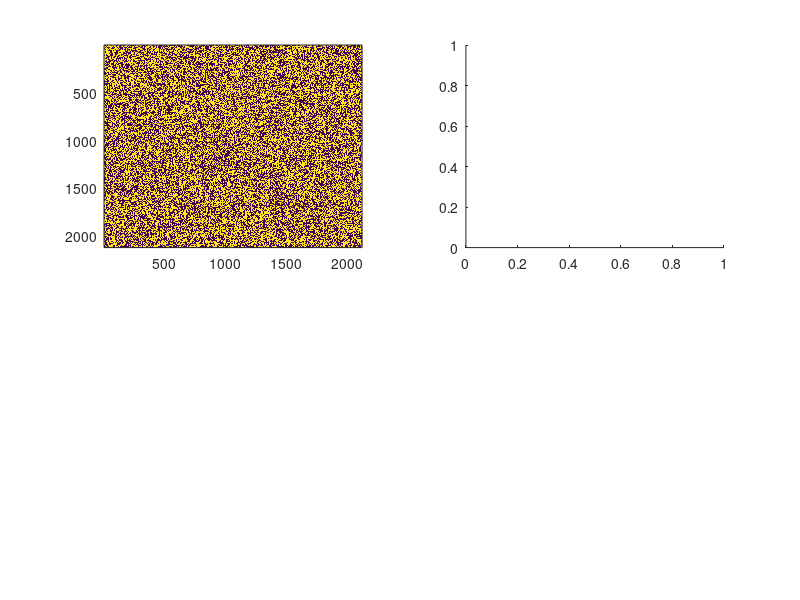

MATLAB code for this plot: (Note: this script raises an error after producing the figure.)
%%

tmax=500;
tol1=1/10;
amax=1;
%%
Rd=10;
R=ceil(Rd+tmax*(amax+tol1+1));
t0=1;
%%
tota=0.1;
aseq=-amax:tota:amax;
[ax ay]=ndgrid(aseq,aseq);
% as=[ax(:) ay(:)];
as=cat(3,ax,ay);
[a1,a2]=size(ax);

dsetx0=R-Rd+1:R+Rd;
dsety0=dsetx0;
dsetmin=min(dsetx0);
dsetmax=max(dsetx0);

[abx ]=ndgrid([dsetmin dsetmax]);
% ab=cat(3,abx,aby);
% ab=shiftdim(reshape(ab,[],2)',-2);
ab=shiftdim(abx,-3);
[uabx ]=ndgrid([-1 1]);
% uab=cat(3,uabx,uaby);
% uab=shiftdim(reshape(uab,[],2)',-2);
uab=shiftdim(uabx,-3);
% ep=reshape(200*tol1);
%%
S_pop=zeros(2*R,2*R);
S_input=zeros(2*R,2*R);
S_defect=zeros(2*R,2*R);
S_defect(dsetx0,dsety0)=1;
maxLEA=zeros(a1,a2);
% S_defect=2*R
l1=2*R;
l2=2*R;
xset=1:l1;
yset=1:l2;
S_pop=rand(size(S_pop))<0.5;
figure(4)
subplot(2,2,1);
f1i=imagesc(S_pop);
subplot(2,2,2)
f2i=imagesc(maxLEa);
subplot(2,2,3)
f3i=imagesc(S_pop);
r=importrule({'B012/S1256'});
rulecurr=[r{1},r{2}];
t=t0;
preallocate

LLEA=[];

while t<=tmax
xsetn=xset(2:end-1);
ysetn=yset(2:end-1);
xshift=xsetn(1)-1;
yshift=ysetn(1)-1;
% S_input=conv2(single(S_pop(xset,yset)),FIR.S_input,'valid');
% S_pop=rulecurr(S_input(xsetn,ysetn)+1);
S_pop_old=S_pop;
S_input_old=S_input;
S_input=conv2(single(S_pop_old),FIR.S_input,'valid');
S_pop=rulecurr(S_input+1);

% S_defect=conv2(single(S_defect),FIR.S_input,'valid');


S_popND=cat(3,ones(size(S_pop_old))*2,findneighbor(S_pop_old,neighbor.S_pop));
% S_popND=S_popND(2:end-1,2:end-1,:);
siz=size(change);
rows=repmat(padarray(S_input,[1 1],0,'both'),1,1,9)+1;
cols=S_popND+1;
id=sub2ind(siz,rows,cols);
S_change=change(id);
S_defectND=cat(3,S_defect,findneighbor(S_defect,neighbor.S_pop));
S_defect=sum(S_change.*S_defectND,3);
S_defect=S_defect(2:end-1,2:end-1);


%     % S_change=bsxfun(@(sinput,state) change(sinput+1,state+1),S_input,S_popND);
% S_popND=S_popND(2:end-1,2:end-1);
% change0(xsetn,ysetn)=rulecurr(S_input(xsetn,ysetn)+1)~=rulecurr(max(S_input(xsetn,ysetn),1));
% change1(xsetn,ysetn)=rulecurr(S_input(xsetn,ysetn)+1)~=rulecurr(min(S_input(xsetn,ysetn)+2,18));
% change01=cat(4,change0,change1);
% %   cchange=rulecurr(S_input+1)~=rulecurr(mod(S_input+9,18)+1);
%     
%     cchange=rulecurr(1:elenum.S_input)~=rulecurr(mod((0:elenum.S_input-1)+9,18)+1);
%     S_popNDV(xsetn,ysetn,:,:)=bsxfun(@eq,S_popND(xsetn,ysetn,:),reshape(0:1,1,1,1,2));
%     S_change(xsetn,ysetn,:)=sum(bsxfun(@times,S_popNDV(xsetn,ysetn,:,:),change01(xsetn,ysetn,:,:)),4);
%     S_defectND(xset,yset,:)=findneighbor(S_defect(xset,yset),neighbor.S_pop);
%     S_defect(xsetn,ysetn,:)=sum(cat(3,cchange(S_input(xsetn,ysetn)+1),S_change(xsetn,ysetn,:)).*cat(3,S_defect(xsetn,ysetn),S_defectND(xsetn,ysetn,:)),3);
%     tic
%     S_pop(xsetn,ysetn)=rulecurr(S_input(xsetn,ysetn)+1);
%     t1=toc;
%     tic
%     a=S_input(xsetn,ysetn);
%     b=rulecurr(a+1);
%     toc-t1
% S_pop=rulecurr(S_input+1);
acone=bsxfun(@plus,bsxfun(@plus,as*t,ab),uab*floor(tol1*t));
squeeze(acone(11,11,:,:))
c1=ceil(acone(:,:,1,1));
c2=floor(acone(:,:,1,2));
c3=ceil(acone(:,:,2,1));
c4=floor(acone(:,:,2,2));
LEA=arrayfun(@(a,b,c,d) makezero(log2(sum(reshape(S_defect((a:b)-xshift,(c:d)-yshift),1,[]))))/t,c1,c2,c3,c4);
maxLEA=max(maxLEA,LEA);
t=t+1;
xset=xsetn;
yset=ysetn;
disp(sprintf('t=%d',t))
LLEA=[LLEA;LEA(:)'];
set(f1i,'CData',S_defect>0);
set(f2i,'CData',LEA);
% set(f3i,'CData',sum(S_change,3));
% 
drawnow
pause(0.02)
% universe_act=universe(xset,yset);
end
%%
figure(5)
maxLEA=reshape(max(LLEA,[],1),21,21);
subplot(2,2,2)
% surface(LEA)
imagesc(LEA)
axc=gca;
axc.XTickLabels=num2str(aseq(axc.XTick)');
axc.YTickLabels=num2str(aseq(axc.YTick)');

subplot(2,2,[3 4])
imagesc(LLEA);
